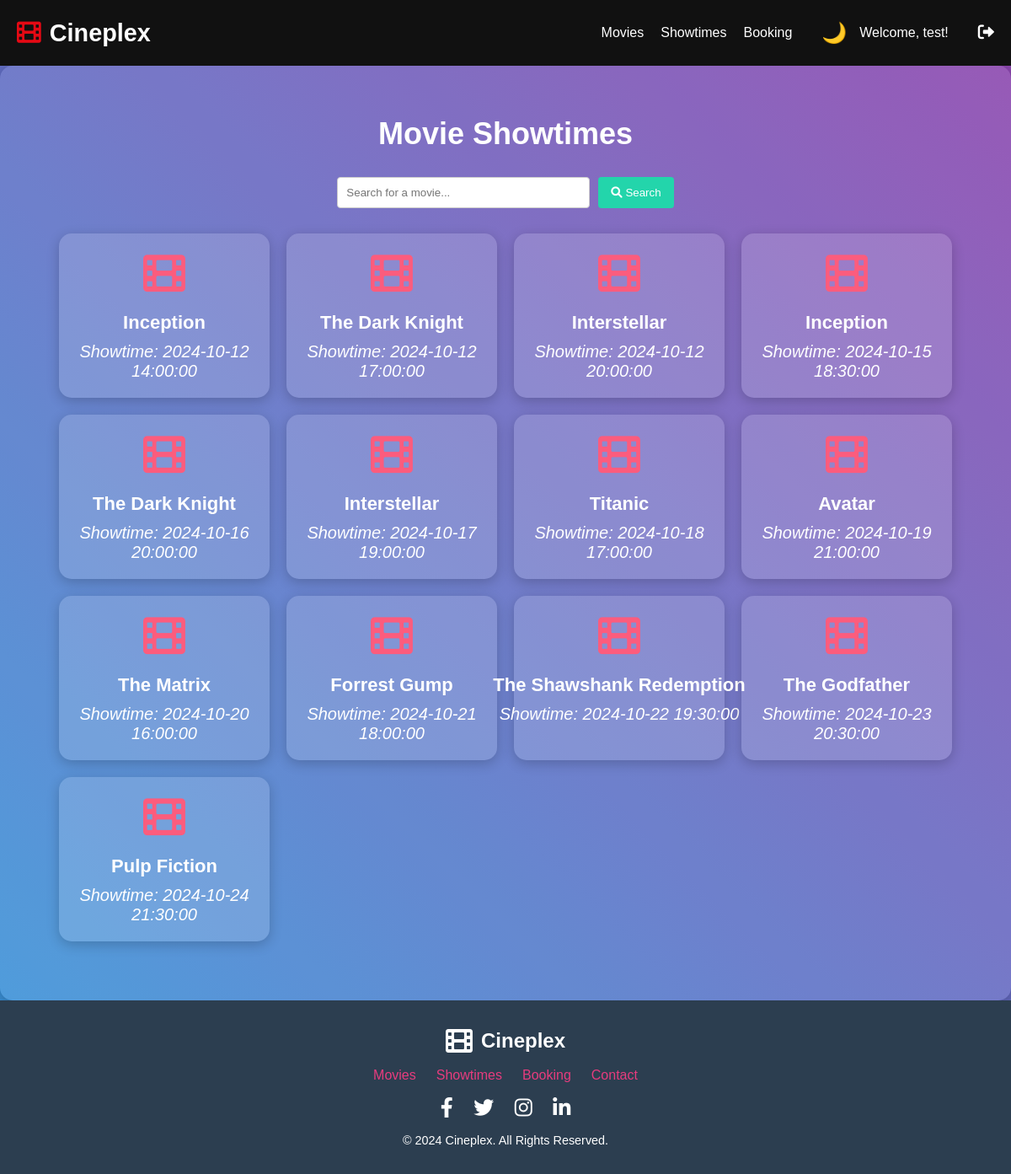
The page /public/showtime.php (signed in) on the database its author committed.
### tables this page shows
CREATE TABLE `movies` (
  `id` int(11) NOT NULL,
  `title` varchar(100) NOT NULL,
  `description` text NOT NULL,
  `showtime` datetime NOT NULL,
  `available_seats` int(11) NOT NULL,
  `image` varchar(255) NOT NULL,
  `created_at` timestamp NOT NULL DEFAULT current_timestamp()
);

### public/api/fetch_showtimes.php (called while the page is built, shortened)
<?php
$searchQuery = isset($_GET['search']) ? $_GET['search'] : '';
$sql = "SELECT id, title, showtime FROM movies WHERE showtime IS NOT NULL";
$sql .= " ORDER BY showtime";
$result = $conn->query($sql);
$showtimes = [];
if ($result === false) {
    $showtimes = [];
} else {
    if ($result->num_rows > 0) {
        while ($row = $result->fetch_assoc()) {
            $showtimes[] = $row;
        }
    }
}
?>

### public/showtime.php (the view, shortened to what this page needs)
<?php
include './api/fetch_showtimes.php';
?>
<!DOCTYPE html>
<html lang="en">
<head>
    <link rel="stylesheet" href="../assets/css/showtime.css">
    <link rel="stylesheet" href="https://cdnjs.cloudflare.com/ajax/libs/font-awesome/6.0.0-beta3/css/all.min.css">
    <link rel="stylesheet" href="../assets/css/header.css">
    <link rel="stylesheet" href="../assets/css/footer.css">
</head>
<body>
    <?php include '../includes/header.php'; ?>
    <div class="container">
        <h2 class="section-title">Movie Showtimes</h2>
        <form method="GET" action="">
            <input type="text" name="search" placeholder="Search for a movie..." value="<?php echo htmlspecialchars($searchQuery); ?>" >
            <button type="submit"><i class="fas fa-search"></i> Search</button>
        </form>
        <div class="card-container">
            <?php if (!empty($showtimes)): ?>
                <?php foreach ($showtimes as $showtime): ?>
                    <div class="card">
                    <a href="booking.php" class="nav-link">
                        <div class="card-icon">
                            <i class="fas fa-film"></i>
                        </div>
                        <div class="card-content">
                            <h3 class="movie-title"><?php echo htmlspecialchars($showtime['title']); ?></h3>
                            <p class="showtime">Showtime: <?php echo htmlspecialchars($showtime['showtime']); ?></p>
                        </div>
                        </a>
                    </div>
                <?php endforeach; ?>
            <?php else: ?>
                <p>No showtimes available at the moment.</p>
            <?php endif; ?>
        </div>
    </div>
    <?php include '../includes/footer.php'; ?>
</body>
</html>

### assets/css/showtime.css (style rules this page uses)
* { margin: 0; padding: 0; box-sizing: border-box; }
body { margin: 0; padding: 0; box-sizing: border-box; background: linear-gradient(45deg, #3498db, #8e44ad); animation: backgroundChange 10s infinite alternate; justify-content: center; align-items: center; }
form { display: flex; justify-content: center; margin-bottom: 20px; }
input[type="text"] { padding: 10px; border: 1px solid #ccc; border-radius: 4px; width: 300px; margin-right: 10px; }
button { padding: 10px 15px; background-color: #23d5ab; color: white; border: none; border-radius: 4px; cursor: pointer; transition: background-color 0.3s; }
.container { text-align: center; max-width: 2000px; width: 100%; padding: 60px; background-color: rgba(255, 255, 255, 0.1); border-radius: 15px; box-shadow: 0 4px 20px rgba(0, 0, 0, 0.3); }
.section-title { font-size: 36px; margin-bottom: 30px; color: #fff; }
.card-container { display: grid; grid-template-columns: repeat(auto-fit, minmax(250px, 1fr)); gap: 20px; padding: 10px; }
.card { background: rgba(255, 255, 255, 0.15); border-radius: 15px; padding: 20px; transition: transform 0.3s, box-shadow 0.3s; display: flex; flex-direction: column; align-items: center; box-shadow: 0 4px 15px rgba(0, 0, 0, 0.2); }
.card-icon { font-size: 50px; color: #fc5c7d; margin-bottom: 15px; }
.movie-title { font-size: 22px; margin-bottom: 10px; color: #fff; text-align: center; white-space: nowrap; overflow: hidden; text-overflow: ellipsis; width: 100%; }
.showtime { font-size: 18px; color: #f1f1f1; font-style: italic; }
.card-container p { font-size: 20px; color: #fff; text-align: center; }

### assets/css/header.css (style rules this page uses)
* { margin: 0; padding: 0; box-sizing: border-box; }
body { font-family: 'Arial', sans-serif; background-color: #f0f0f0; }
.nav-link { color: #fff; text-decoration: none; font-size: 1rem; transition: color 0.3s ease; }

### rows shown on the page
movies: title "Inception", showtime "2024-10-12 14:00:00"
movies: title "The Dark Knight", showtime "2024-10-12 17:00:00"
movies: title "Interstellar", showtime "2024-10-12 20:00:00"
movies: title "Inception", showtime "2024-10-15 18:30:00"
movies: title "The Dark Knight", showtime "2024-10-16 20:00:00"
movies: title "Interstellar", showtime "2024-10-17 19:00:00"
movies: title "Titanic", showtime "2024-10-18 17:00:00"
movies: title "Avatar", showtime "2024-10-19 21:00:00"
movies: title "The Matrix", showtime "2024-10-20 16:00:00"
movies: title "Forrest Gump", showtime "2024-10-21 18:00:00"
movies: title "The Shawshank Redemption", showtime "2024-10-22 19:30:00"
movies: title "The Godfather", showtime "2024-10-23 20:30:00"
movies: title "Pulp Fiction", showtime "2024-10-24 21:30:00"

### other values the page prints
$_SESSION['username'] "test"
